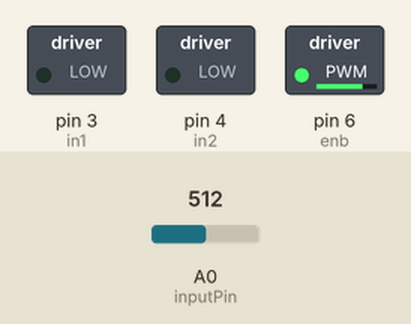
Bench run of a sketch on a simulated Arduino Uno, built with avr-gcc and run on an emulated ATmega328P. On the bench: switched loads named in the sketch (green lamp = pin HIGH). The inputs (shaded band) are chosen by the test bench; at power-on: A0 (inputPin) = 512.

Above: at 0.15 s.
At 1.2 s:
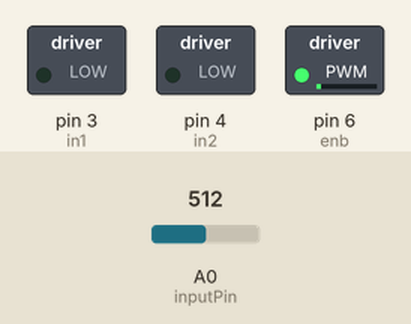
1.3 s: A0 (inputPin) set to 716
At 2.01 s:
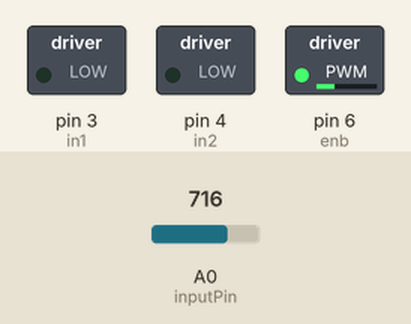
Timing chart, 0 to 10.3 s (numbered marks = the images above; inputs shaded):
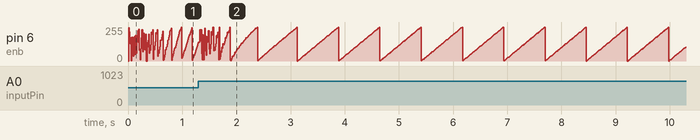

The sketch:

task_indivedual.ino
```cpp
// Note:
// - I couldnt test the PID values
// - I am not sure about how to get the speed from the Encoder

// PID parameters
double kp = 2;
double ki = 4;
double kd = 2;

// Motor control pins
const int enb = 6;
const int in1 = 3;
const int in2 = 4;

// Encoder input pin
const int inputPin = 0;


int wantedSpeed = 800;

// PID variables
double error, integral, derivative, output;
double lastError = 0;
double lastTime = 0;

// filter parameters
const double alpha = 0.05;
double filteredValue = 0;

void setup() {
  pinMode(enb, OUTPUT);
  pinMode(in1, OUTPUT);
  pinMode(in2, OUTPUT);

  Serial.begin(9600);
}

void loop() {
  // read the encoder value
  int encoderValue = analogRead(inputPin);

  // filter the encoder value
  filteredValue = alpha * encoderValue + (1 - alpha) * filteredValue;

  // error calculation
  error = wantedSpeed - filteredValue;

  // Calculate time difference
  double now = millis();
  double dt = (now - lastTime) / 1000.0;
  lastTime = now;

  // PID output
  integral += error * dt; // Integral formula
  derivative = (error - lastError) / dt; // Drivative formula
  lastError = error; // save the last error for the loop

  output = kp * error + ki * integral + kd * derivative; // calculate the output

  // write motor speed
  analogWrite(enb, output);

  delay(10);
}
```
